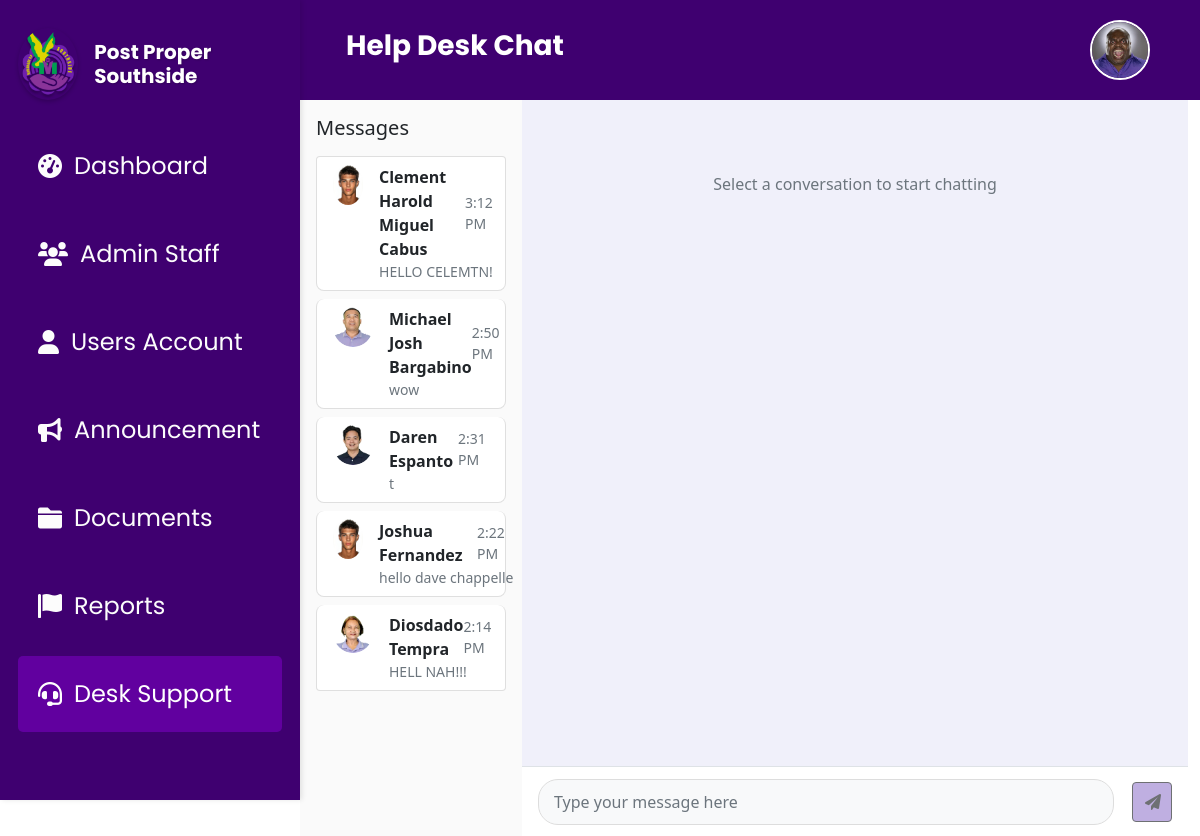
The app's page /desk_support.php (signed in), older data.
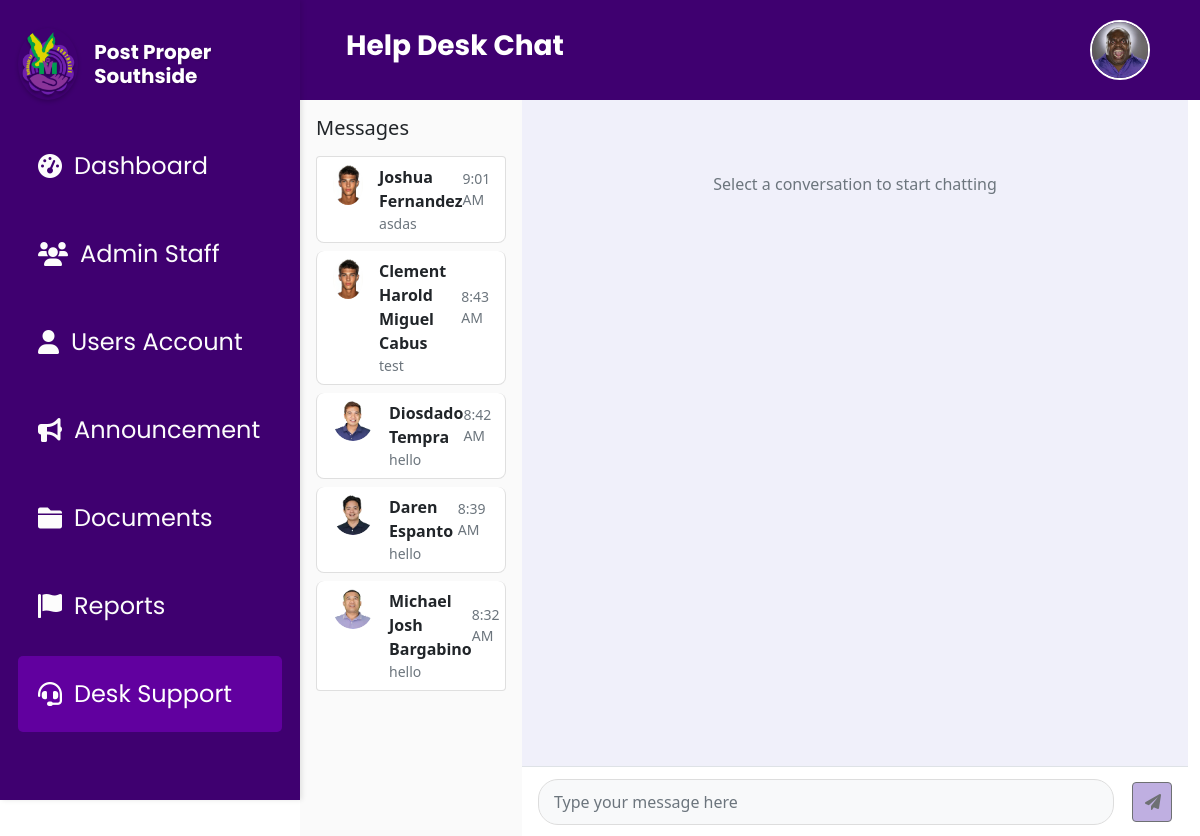
The same page, newer data.
### tables this page shows
CREATE TABLE `user_accounts` (
  `id` int(11) NOT NULL,
  `firstName` varchar(50) NOT NULL,
  `lastName` varchar(50) NOT NULL,
  `username` varchar(50) NOT NULL,
  `age` int(11) DEFAULT NULL,
  `gender` enum('male','female') NOT NULL,
  `adrHouseNo` varchar(10) DEFAULT NULL,
  `adrZone` varchar(20) DEFAULT NULL,
  `adrStreet` varchar(100) DEFAULT NULL,
  `birthday` varchar(255) DEFAULT NULL,
  `password` varchar(255) NOT NULL,
  `user_profile_picture` longtext NOT NULL,
  `last_active` timestamp NULL DEFAULT NULL,
  `full_name` varchar(255) GENERATED ALWAYS AS (concat(`firstName`,' ',`lastName`)) STORED
);

### desk_support.php (the view, shortened to what this page needs)
<?php
include 'db.php';
try {
    $query = "SELECT DISTINCT
                u.id,
                u.firstName,
                u.lastName,
                u.user_profile_picture,
                (SELECT m2.message
                 FROM messages m2
                 WHERE (m2.sender_id = u.id OR (m2.is_admin = 1 AND m2.sender_id = u.id))
                 ORDER BY m2.timestamp DESC
                 LIMIT 1) as latest_message,
                (SELECT m3.timestamp
                 FROM messages m3
                 WHERE (m3.sender_id = u.id OR (m3.is_admin = 1 AND m3.sender_id = u.id))
                 ORDER BY m3.timestamp DESC
                 LIMIT 1) as last_message_time
              FROM user_accounts u
              LEFT JOIN messages m ON u.id = m.sender_id
              WHERE EXISTS (
                SELECT 1
                FROM messages m4
                WHERE m4.sender_id = u.id
              )
              GROUP BY u.id
              ORDER BY last_message_time DESC";
    $stmt = $conn->prepare($query);
    $stmt->execute();
    $users_with_messages = $stmt->fetchAll(PDO::FETCH_ASSOC);
} catch (PDOException $e) {
    error_log("Database error: " . $e->getMessage());
    $users_with_messages = [];
}
?>
<!DOCTYPE html>
<html lang="en">
<head>
    <link href="https://cdn.jsdelivr.net/npm/bootstrap@5.3.0/dist/css/bootstrap.min.css" rel="stylesheet">
    <link rel="stylesheet" href="css/DeskSupport.css">
    <link rel="stylesheet" href="https://cdnjs.cloudflare.com/ajax/libs/font-awesome/6.0.0-beta3/css/all.min.css">
</head>
<body>
<?php
    $pageTitle = "Help Desk Chat";
    include 'header.php';
    include 'sidebar.php';
?>
<div class="container-fluid" style="margin-left:18rem; max-width: calc(100% - 18rem);">
    <div class="row">
        <div class="col-lg-3 col-md-4 bg-sidebar p-3">
            <h5 class="text-dark mb-3">Messages</h5>
            <div class="list-group" id="userList">
                <?php if (!empty($users_with_messages)): ?>
                    <?php foreach ($users_with_messages as $user): ?>
                        <?php
                            $timestamp = isset($user['last_message_time'])
                                ? date('g:i A', strtotime($user['last_message_time']))
                                : '';
                        ?>
                        <div class="list-group-item list-group-item-action user-chat-item"
                            data-user-id="<?php echo htmlspecialchars($user['id']); ?>"
                            data-user-name="<?php echo htmlspecialchars($user['firstName'] . ' ' . $user['lastName']); ?>">
                            <div class="d-flex w-100">
                                <img src="<?php echo !empty($user['user_profile_picture']) ?
                                    htmlspecialchars($user['user_profile_picture']) : 'assets/profile.jpg'; ?>"
                                    class="rounded-circle me-3" width="40" height="40" alt="User">
                                <div class="flex-grow-1">
                                    <div class="d-flex justify-content-between align-items-center">
                                        <strong><?php echo htmlspecialchars($user['firstName'] . ' ' . $user['lastName']); ?></strong>
                                        <?php if ($timestamp): ?>
                                            <small class="text-muted"><?php echo $timestamp; ?></small>
                                        <?php endif; ?>
                                    </div>
                                    <p class="text-muted small mb-0 text-truncate">
                                        <?php echo htmlspecialchars($user['latest_message'] ?? 'No messages'); ?>
                                    </p>
                                </div>
                            </div>
                        </div>
                    <?php endforeach; ?>
                <?php else: ?>
                    <div class="text-center text-muted">
                        <p>No messages yet</p>
                    </div>
                <?php endif; ?>
            </div>
        </div>
        <div class="col-lg-9 col-md-8 chat-container" >
            <div id="chat-window" class="chat-window p-4">
                <div class="text-center text-muted mt-5">
                    <p>Select a conversation to start chatting</p>
                </div>
            </div>
            <div class="chat-input d-flex align-items-center p-3 border-top">
                <input type="text" id="messageInput" class="form-control me-2" placeholder="Type your message here" disabled>
                <button id="sendMessageBtn" class="btn btn-purple" disabled>
                    <i class="fas fa-paper-plane"></i>
                </button>
            </div>
        </div>
    </div>
</div>
</body>
</html>

### header.php (shortened to what this page needs)
<!DOCTYPE html>
<html lang="en">
<head>
    <link rel="stylesheet" href="css/header.css">
    <link href="https://cdn.jsdelivr.net/npm/bootstrap@5.0.2/dist/css/bootstrap.min.css" rel="stylesheet">
</head>
<body>
<?php
require 'db.php';
$pageTitle = isset($pageTitle) ? $pageTitle : "Default Title";
if (isset($_SESSION['loggedin']) && $_SESSION['loggedin'] === true && isset($_SESSION['admin_id'])) {
    $adminId = $_SESSION['admin_id'];
    $profileLink = "admin_profile.php";
    try {
        $sql = "SELECT profile_picture FROM admin_accounts WHERE id = ?";
        $stmt = $conn->prepare($sql);
        $stmt->execute([$adminId]);
        $admin = $stmt->fetch(PDO::FETCH_ASSOC);
        $profilePicture = !empty($admin['profile_picture']) ? $admin['profile_picture'] : 'assets/profile.jpg';
    } catch (PDOException $e) {
        echo "Error fetching profile picture: " . $e->getMessage();
        $profilePicture = 'assets/profile.jpg';
    }
} else {
    $profileLink = "splash.php";
    $profilePicture = 'assets/profile.jpg';
}
?>
<div class="header-container">
    <h1 class="page-title"><?php echo $pageTitle; ?></h1>
    <div class="account">
        <a href="<?php echo $profileLink; ?>" class="account-link">
            <img src="<?php echo $profilePicture; ?>" alt="Admin Profile" class="img-fluid rounded-circle account-icon">
        </a>
    </div>
</div>
</body>
</html>

### sidebar.php (shortened to what this page needs)
<!DOCTYPE html>
<html lang="en">
<head>
    <link rel="stylesheet" href="css/Sidebar.css">
    <link rel="stylesheet" href="https://cdnjs.cloudflare.com/ajax/libs/font-awesome/6.0.0-beta3/css/all.min.css">
</head>
<body>
<div class="sidebar">
    <div class="logo-section">
        <img src="assets/Southside.png" alt="Logo" class="logo" onclick="redirectToDashboard()">
        <h3 class="sidebar-title" onclick="redirectToDashboard()">Post Proper Southside</h3>
    </div>
    <?php
    $current_page = basename($_SERVER['PHP_SELF']);
    ?>
    <a href="dashboard.php" class="sidebar-link <?= $current_page == 'dashboard.php' ? 'active' : '' ?>">
        <i class="fas fa-tachometer-alt"></i> Dashboard
    </a>
    <a href="admin_staff.php" class="sidebar-link <?= $current_page == 'admin_staff.php' ? 'active' : '' ?>">
        <i class="fas fa-users"></i> Admin Staff
    </a>
    <a href="users.php" class="sidebar-link <?= $current_page == 'users.php' ? 'active' : '' ?>">
        <i class="fa-solid fa-user"></i> Users Account
    </a>
    <a href="announcement.php" class="sidebar-link <?= $current_page == 'announcement.php' ? 'active' : '' ?>">
        <i class="fas fa-bullhorn"></i> Announcement
    </a>
    <a href="documents.php" class="sidebar-link <?= $current_page == 'documents.php' ? 'active' : '' ?>">
        <i class="fas fa-folder"></i>Documents
    </a>
    <a href="reports.php" class="sidebar-link <?= $current_page == 'reports.php' ? 'active' : '' ?>">
        <i class="fas fa-flag"></i> Reports
    </a>
    <a href="desk_support.php" class="sidebar-link <?= $current_page == 'desk_support.php' ? 'active' : '' ?>">
        <i class="fas fa-headset"></i> Desk Support
    </a>
</div>
</body>
</html>

### css/DeskSupport.css (style rules this page uses)
body { overflow: hidden; height: 100vh; }
.container-fluid { overflow: hidden; height: calc(100vh - 64px); padding: 0; }
.row { height: 100%; margin: 0; }
.bg-sidebar { height: 100%; overflow-y: auto; padding: 1rem; }
.chat-container { height: 100%; display: flex; flex-direction: column; position: relative; background-color: #f0f0fa; padding: 0; }
.chat-window { flex: 1; overflow-y: auto; padding: 20px; margin-bottom: 70px; }
.chat-input { position: absolute; bottom: 0; left: 0; right: 0; padding: 15px; background: white; border-top: 1px solid #ddd; display: flex; align-items: center; gap: 10px; height: 70px; }
.bg-sidebar { background-color: #fafafa; }
.chat-container { background-color: #f0f0fa; position: relative; height: calc(100vh - 64px); }
.chat-window { height: calc(100vh - 180px); overflow-y: auto; padding: 20px; display: flex; flex-direction: column; }
.chat-input { position: absolute; bottom: 0; left: 0; right: 0; padding: 15px; background: white; border-top: 1px solid #ddd; display: flex; align-items: center; gap: 10px; }
#messageInput { border-radius: 20px; padding: 10px 15px; border: 1px solid #ddd; flex-grow: 1; }
#messageInput:disabled { background-color: #f8f9fa; }
.btn-purple { background-color: #61009f; color: #fff; border: none; width: 40px; height: 40px; border-radius: 50%; display: flex; align-items: center; justify-content: center; }
.btn-purple:disabled { background-color: #9d85d2; }
.user-chat-item { margin-bottom: 0.5rem; padding: 0.75rem; border-radius: 0.5rem; transition: background-color 0.2s ease; border: 1px solid #eee; }

### css/header.css (style rules this page uses)
* { margin: 0; padding: 0; box-sizing: border-box; }
.header-container { background-color: #3f0070; padding: 20px 50px; margin-left: 18.5rem; text-align: left; position: relative; display: flex; justify-content: space-between; align-items: center; width: auto; }
.page-title { font-size: 28px; color: #ffffff; font-weight: bold; font-family: "Poppins", sans-serif; }
.account { display: flex; align-items: center; }
.account-link { display: inline-block; }
.account-icon { width: 3.75rem; height: auto; border-radius: 50%; aspect-ratio: 1 / 1; object-fit: cover; border: 0.125rem solid #ffffff; transition: transform 0.3s ease; }

### css/Sidebar.css (style rules this page uses)
.sidebar { background-color: #3f0070; width: 18.75rem; height: 100vh; padding: 2vh 1.5vw; position: fixed; top: 0; left: 0; box-shadow: 2px 0 5px rgba(0, 0, 0, 0.1); font-family: "Poppins", sans-serif; overflow-y: auto; transition: width 0.3s ease; z-index: 1000; }
.sidebar-title { font-size: 1.25rem; font-weight: 700; color: white; text-align: left; font-family: "Poppins", sans-serif; margin: 0; padding: 1.5rem 0; text-shadow: 1px 1px 2px rgba(0, 0, 0, 0.2); }
.logo-section { display: flex; align-items: center; margin-bottom: 1rem; border-radius: 0.5rem; }
.logo { width: 4.5rem; height: 4.5rem; margin-right: 1rem; border-radius: 50%; box-shadow: 0 2px 4px rgba(0, 0, 0, 0.2); object-fit: cover; }
h3 { font-size: 1rem; font-family: "Poppins", sans-serif; color: white; text-align: center; margin: 0; padding: 10px 0; text-shadow: 1px 1px 2px rgba(0, 0, 0, 0.2); }
.sidebar-link { display: flex; align-items: center; padding: 1.25rem; margin: 0.75rem 0; color: #fcfcfc; text-decoration: none; border-radius: 5px; background-color: transparent; transition: background-color 0.3s ease, color 0.3s ease; cursor: pointer; font-size: 1.5rem; font-family: "Poppins", sans-serif; white-space: nowrap; }
.sidebar-link i { margin-right: 0.75rem; }
.sidebar-link.active { background-color: #61009f !important; color: #ffffff !important; }

Row changes from the older to the newer data that the page shows:
shown differently, row unchanged: user_accounts "Joshua Fernandez": timestamp "2:22 PM" → "9:01 AM"; latest_message "hello dave chappelle" → "asdas"; moves up the list
computed for user_accounts "Clement Harold Miguel Cabus": timestamp "3:12 PM" → "8:43 AM"; latest_message "HELLO CELEMTN!" → "test"
changed user_accounts "Diosdado Tempra": user_profile_picture: a different picture; timestamp "2:14 PM" → "8:42 AM"; latest_message "HELL NAH!!!" → "hello"; moves up the list
shown differently, row unchanged: user_accounts "Daren Espanto": timestamp "2:31 PM" → "8:39 AM"; latest_message "t" → "hello"; moves down the list
computed for user_accounts "Michael Josh Bargabino": timestamp "2:50 PM" → "8:32 AM"; latest_message "wow" → "hello"
